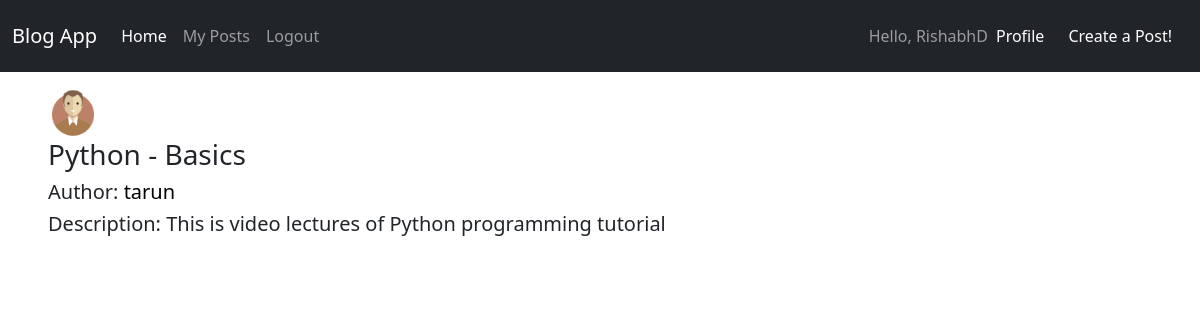
Page /post/1/ (signed in) on the committed database.
### posts/models.py (models this page shows, shortened)
class Post(models.Model):
    author = models.ForeignKey(User, on_delete=models.CASCADE)
    title = models.CharField(max_length=100)
    description = models.TextField(blank=True)

### users/models.py (models this page shows, shortened)
class Profile(models.Model):
    user = models.OneToOneField(User, on_delete=models.CASCADE)
    image = models.ImageField(default='profile_pics/default.png', upload_to='profile_pics')

### posts/views.py (the view)
# urls.py: path('post/<int:pk>/', PostDetailView.as_view(), name = 'post-detail'), #DetailView
class PostDetailView(DetailView):
    model = Post

### posts/templates/posts/post_detail.html
{% extends 'posts/base.html' %}
{% block content %}
    {% include 'posts/navbar.html' %}
        <div class="col px-md-5 mt-3">
            <img src=" {{ object.author.profile.image.url }}" alt = "Image" width="50px" height="50px">
            <h3> {{object.title}} </h3>
            <h5> Author: <a style="text-decoration:none; color: black" onmouseover="this.style.color='blue'" onmouseout="this.style.color='black'" href = "{% url 'user-posts' post.author %}">{{post.author}}</a> </h5>
            <h5> Description: {{object.description}} </h5>
        </div>
{% endblock %}

### posts/templates/posts/navbar.html (shortened to what this page needs)
<nav class="navbar navbar-expand-lg navbar-dark bg-dark">
  <div class="container-fluid">
    <a class="navbar-brand" href="{% url 'home' %}">Blog App</a>
    <div class="collapse navbar-collapse" id="navbarText">
      <ul class="navbar-nav me-auto mb-2 mb-lg-0">
        <li class="nav-item">
          <a class="nav-link active" aria-current="page" href="{% url 'home' %}">Home</a>
        </li>
        {% if user.is_authenticated %}
          <li class="nav-item">
            <a class="nav-link" href="{% url 'my-posts' %}">My Posts</a>
          </li>
          <li class="nav-item">
            <a class="nav-link" href="{% url 'logout' %}">Logout</a>
          </li>
        {% else %}
          <li class="nav-item">
            <a class="nav-link" href="{% url 'login' %}">Login</a>
          </li>
        {% endif %}
      </ul>
      <span class="navbar-text">
        Hello, {{ user | capfirst}}
      </span>
      <span>
          <ul class="navbar-nav me-auto mb-2 mb-lg-0">
            <li class="nav-item">
              <a class="nav-link active" aria-current="page" href="{% url 'profile' %}">Profile</a>
            </li>
          </ul>
      </span>
      <span class = "navbar-text">
        <a class="nav-link" href="{% url 'create' %}">Create a Post!</a>
      </span>
    </div>
  </div>
</nav>

### rows in the picture
Post: author.profile.image (picture), title "Python - Basics", author "tarun", description "This is video lectures of Python programming tutorial"

### other values in the picture
{{ user | capfirst }} "RishabhD"
